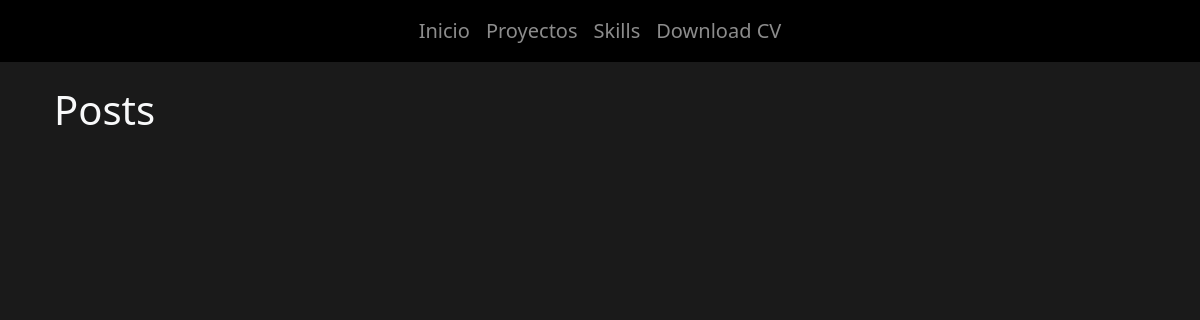
Page /blog/ on the earlier database version.
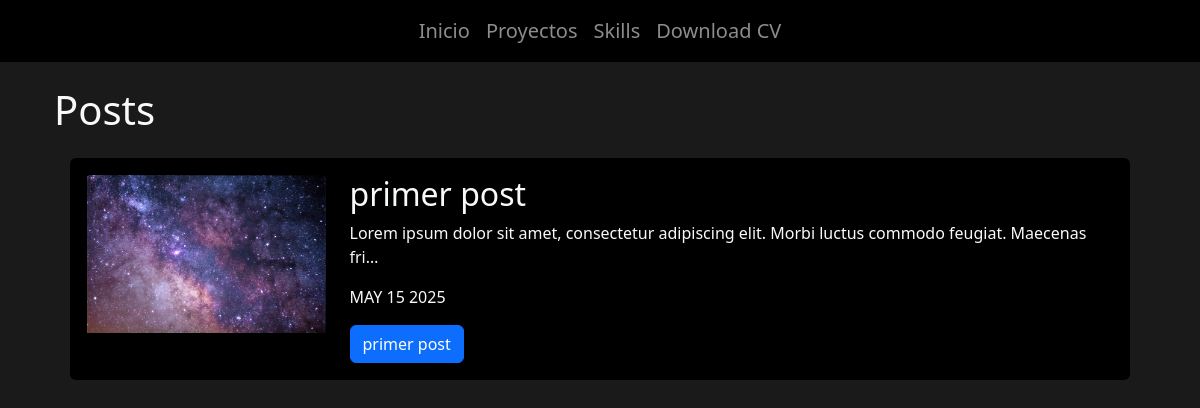
Same page on the later database version.
### blog/models.py (models this page shows)
class Post(models.Model):
    title = models.CharField(max_length=100)
    description = models.TextField()
    image = models.ImageField(upload_to='blog/images')
    date = models.DateField(datetime.date.today)

### blog/views.py (the view)
# urls.py: path('',render_posts, name='posts'),
def render_posts(request):
    posts = Post.objects.all()
    return render(request, 'posts.html',{'posts':posts})

### blog/templates/posts.html
{% extends 'layout.html' %}
{% block content %}
<h1>Posts</h1>
{% for post in posts %}
<div class="p-3">
    <div class="card card-body bg-black">
    <div class="row">
        <div class="col-3">
            <img src="{{post.image.url}}" alt="{{post.title}}" class="img-fluid">
        </div>
        <div class="col-9">
            <h2>{{post.title}}</h2>
            <p>{{post.description |striptags |truncatechars:100}}</p>
            <p>{{post.date | date:'M d Y' | upper}}</p>
            <a href="{%url 'blog:post_detail' post.id %}" class="btn btn-primary">{{post.title}}</a>
        </div>
    </div>
</div>
</div>
{% endfor %}
{% endblock %}

### portfolio/templates/layout.html (shortened to what this page needs)
{% load static %}
<!DOCTYPE html>
<html lang="en">
<head>
    <link href="https://cdnjs.cloudflare.com/ajax/libs/font-awesome/6.5.0/css/all.min.css" rel="stylesheet">
     <link href="https://cdn.jsdelivr.net/npm/bootstrap@5.3.6/dist/css/bootstrap.min.css" rel="stylesheet">
     <link rel="stylesheet" href="{% static 'main.css' %}">
</head>
<body class="text-light">
    {% include 'partials/navbar.html'%}
    <div class="container p-4">
   {% block content %}
    {% endblock %}
    </div>
</body>
</html>

### portfolio/templates/partials/navbar.html (shortened to what this page needs)
{%load static%}
<nav class="navbar navbar-expand-lg navbar-dark bg-black">
  <div class="container">
    <div class="collapse navbar-collapse" id="navbarNav">
      <ul class="navbar-nav ms-auto justify-content-center w-100">
        <li class="nav-item">
          <a class="nav-link fs-5" href="">Inicio</a>
        </li>
          <li class="nav-item">
          <a class="nav-link fs-5" href="">Proyectos</a>
        </li>
          <li class="nav-item">
          <a class="nav-link fs-5" href="">Skills</a>
        </li>
        <li class="nav-item ">
          <a class="nav-link fs-5" href="{% static 'portfolio/cv.pdf' %}" target="_blank">Download CV</a>
        </li>
      </ul>
    </div>
  </div>
</nav>

### portfolio/static/main.css (style rules this page uses)
body { background: #1a1a1a; }
.bg-black { background: #000; height: 100%; }
.navbar-nav { justify-content: center; width: 100%; }

Differences in the rows shown:
added Post: image (picture), title "primer post", description "Lorem ipsum dolor sit amet, consectetur adipiscing elit. Morbi luctus commodo feugiat. Maecenas fri…", date "MAY 15 2025"
